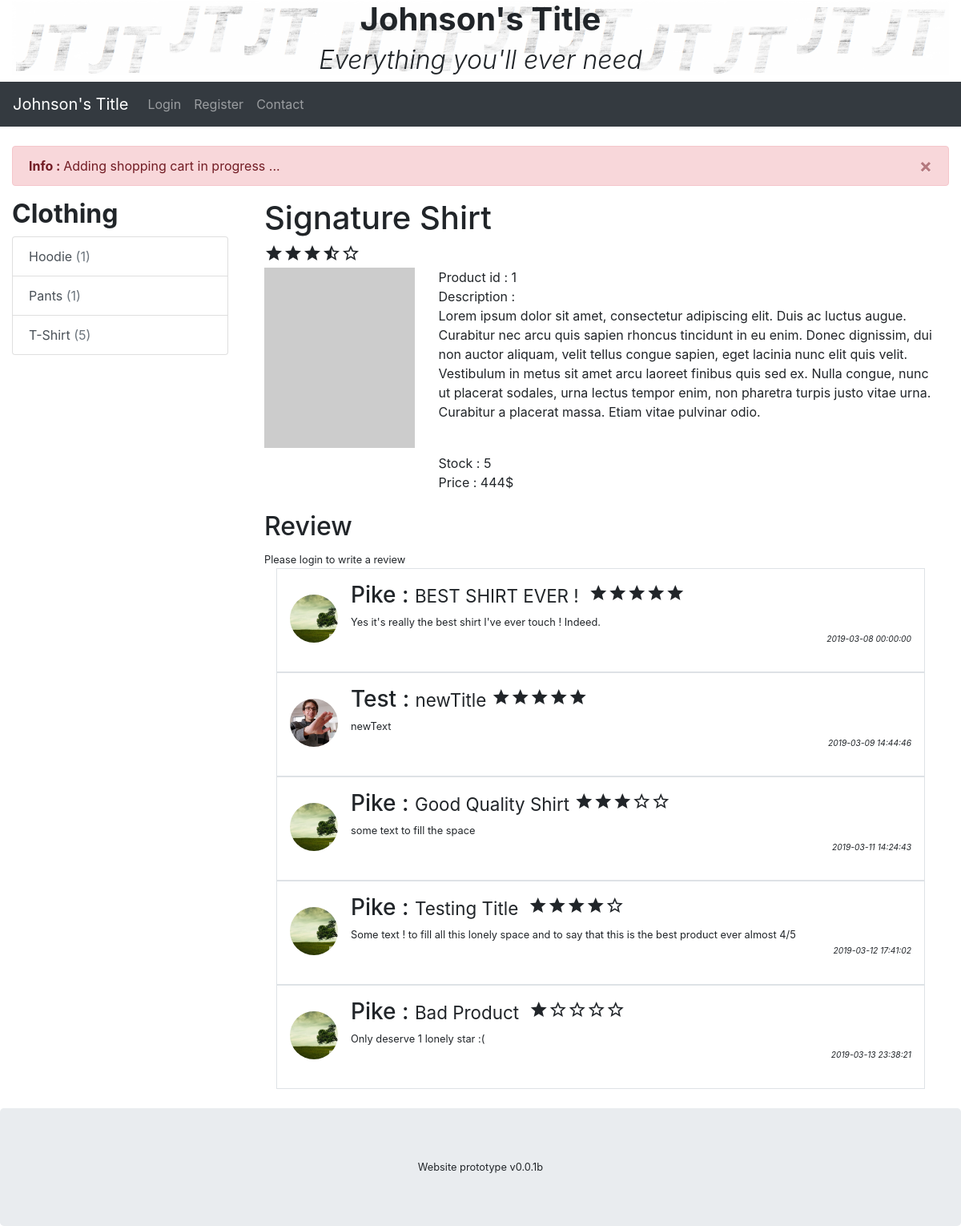
Screenshot of /index.php?action=clothing&productKey=1 with the database file from the repository.
### tables this page shows
CREATE TABLE `products` (
  `id` int(11) NOT NULL,
  `name` varchar(255) NOT NULL,
  `price` int(11) NOT NULL,
  `description` text,
  `stock` int(11) NOT NULL,
  `type` int(11) NOT NULL
);

CREATE TABLE `product_review` (
  `id` int(11) NOT NULL,
  `fkUsersId` int(11) NOT NULL,
  `fkProductsId` int(11) NOT NULL,
  `title` varchar(255) NOT NULL,
  `review` text,
  `star` int(11) DEFAULT NULL,
  `date` datetime NOT NULL DEFAULT CURRENT_TIMESTAMP
);

CREATE TABLE `users` (
  `id` int(11) NOT NULL,
  `pseudo` varchar(255) NOT NULL,
  `pswd` varchar(255) NOT NULL,
  `email` varchar(255) NOT NULL,
  `date_inscription` date NOT NULL
);

### view/frontend/product_view.php (called while the page is built)
<?php ob_start();
require("./view/frontend/content/product/product_handler.php");
require("./view/frontend/content/product/product_display.php");
$content = ob_get_clean();
require('./view/frontend/template2.php');

### controller/frontend.php (called while the page is built, shortened)
<?php
function clothing()
{
	require('./controller/clothing.php');
}

### index.php (called while the page is built)
<?php
require('./controller/frontend.php');
if (isset($_GET['action'])) {
    if ($_GET['action'] == 'main') {
        main();
    } elseif ($_GET['action'] == 'register') {
        register();
    } elseif ($_GET['action'] == 'login') {
        login();
    } elseif ($_GET['action'] == 'logout') {
        logout();
    } elseif ($_GET['action'] == 'myProfile') {
        myProfile();
    } elseif ($_GET['action'] == 'clothing') {
        clothing();
    } elseif ($_GET['action'] == 'title') {
        title();
    } elseif ($_GET['action'] == 'myCart') {
        myCart();
    } else {
        main();
    }
} else {
    main();
}

### view/frontend/content/product/product_handler.php (the view, shortened to what this page needs)
<?php
require_once("./model/ShopManager.php");
$shopManager = new ShopManager();
$id = $_GET['productKey'];
$data = $shopManager->getProductById($id);
$avgStar = $data['AVG_star']*1;
$s1 = round($avgStar * 2) / 2;
?>
<div>
    <h1> <?= $data["name"] ?> </h1>
    <?= $shopManager->generateStar($s1); ?>
    <br>
</div>
<div class="row">
    <div class="col-md-3">
        <img class="mx-auto d-block img-fluid" src="http://placehold.it/250x300">
    </div>
    <div class="col-md-9">
        Product id : <?= $data["id"] ?>
        <br>
        Description :
        <p>
            <?= $data["description"] ?>
        </p>
        <br>
        Stock : <?= $data["stock"] ?>
        <br>
        Price : <?= $data["price"]; ?>$
        <br>
    </div>
</div>
<?php
$req = $shopManager->getReview($id);
if ($req->rowCount() > 0) {
    while ($data = $req->fetch()) {
        $nbStar = $data['Star'] * 1;
        $star = $shopManager->generateStar($nbStar);
        ?>
<div id="r<?= $data['ReviewID'] ?>" class="media border p-3">
    <img src=<?= "/public/img/users/{$data['Username']}{$data['UserID']}/profile_picture.jpeg" ?> alt="Profile Pic" class="mr-3 mt-3 rounded-circle" style="width:60px;">
    <div class="media-body">
        <div class="row">
            <div class="col">
                <h3> <?= $data['Username'] ?> :
                    <small id="rTitle<?= $data['ReviewID'] ?>">
                        <?= $data['Title'] ?>
                    </small>
                    <span id="rStar<?= $data['ReviewID'] ?>">
                        <?= $star ?>
                    </span>
                </h3>
            </div>
        </div>
        <div id="rText<?= $data['ReviewID'] ?>">
            <?= $data['Text'] ?>
        </div>
        <p class="text-right">
            <small> <i> <?= $data['Date'] ?> </i></small>
        </p>
    </div>
</div>
<?php
}
} else {
    echo "Be the first to review this product !";
}

### model/ShopManager.php (shortened to what this page needs)
<?php
class ShopManager
{
	public function generateStar($star)
	{
		$star1 = "";
		if ($star * 2 % 2 == 0) {
			for ($i = 1; $i <= $star; $i++) {
				$star1 .= "<i value=\"{$i}\" class=\"material-icons\">star</i>";
			}
			for ($i = $star + 1; $i <= 5; $i++) {
				$star1 .= "<i value=\"{$i}\" class=\"material-icons\"> star_border</i>";
			}
			return $star1;
		} else {
			for ($i = 1; $i <= $star; $i++) {
				$star1 .= "<i value=\"{$i}\" class=\"material-icons\">star</i>";
			}
			$star1 .= "<i value=\"{$i}\" class=\"material-icons\">star_half</i>";
			for ($i = 1; $i <= 5 - $star; $i++) {
				$star1 .= "<i value=\"{$i}\" class=\"material-icons\">star_border</i>";
			}
			return $star1;
		}
	}
	public function getReview($id)
	{
		$db = $this->dbConnect();
		$req = $db->prepare('
			SELECT product_review.id as `ReviewID`,
			users.pseudo as `Username`,
			users.id as `UserID`,
			products.name as `ProductName`,
			product_review.review as `Text`,
			product_review.star as `Star`,
			product_review.date as `Date`,
			product_review.title as `Title`
			FROM `product_review`, users, products
			WHERE fkUsersId = users.id
			AND fkProductsId = products.id
			AND products.id = :productID');
		$req->execute(array('productID' => $id));
		return $req;
	}
	public function getProductById($id)
	{
		$db = $this->dbConnect();
		$req = $db->prepare("
			SELECT products.id, name, price, products.description ,stock, product_type.type, AVG(product_review.star) as `AVG_star`
			FROM products, product_type, product_review
			WHERE products.type = product_type.id
			AND products.id = `fkProductsId`
			AND products.id = :productID");
		$req->execute(array('productID' => $id));
		return $req->fetch();
	}
	private function dbConnect()
	{
		try {
			$db = new PDO('mysql:host=localhost;dbname=jt_title;charset=utf8', 'root', 'root', array(PDO::ATTR_ERRMODE => PDO::ERRMODE_EXCEPTION));
			return $db;
		} catch (Exception $e) {
			die('Erreur : ' . $e->getMessage());
		}
	}
}

### view/frontend/template2.php (shortened to what this page needs)
<!DOCTYPE html>
<html lang="fr">
<html>
    <head>
        <?php require("./view/frontend/content/head.php"); ?>
    </head>
    <body>
        <div>
            <?php require("./view/frontend/content/header.php"); ?>
            <br>
            <?= $content ?>
            <br>
        </div>
    </body>
    <footer class="jumbotron text-center" style="margin-bottom:0">
        Website prototype v0.0.1b
    </footer>
</html>

### rows the page displays
products: name "Signature Shirt", id "1", description "Lorem ipsum dolor sit amet, consectetur adipiscing elit. Duis ac luctus augue. Curabitur nec arcu quis sapien rhoncus tincidunt in eu enim. Donec dignissim, dui non auctor aliquam, velit tellus congue sapien, eget lacinia nunc elit quis velit. Vestibulum in metus sit amet arcu laoreet finibus quis sed ex. Nulla congue, nunc ut placerat sodales, urna lectus tempor enim, non pharetra turpis justo vitae urna. Curabitur a placerat massa. Etiam vitae pulvinar odio.", stock "5", price "444"
product_review: fkUsersId.pseudo (picture), fkUsersId.pseudo "Pike", title "BEST SHIRT EVER !", star 5 (drawn), review "Yes it's really the best shirt I've ever touch ! Indeed.", date "2019-03-08 00:00:00"
product_review: fkUsersId.pseudo (picture), fkUsersId.pseudo "Test", title "newTitle", star 5 (drawn), review "newText", date "2019-03-09 14:44:46"
product_review: fkUsersId.pseudo (picture), fkUsersId.pseudo "Pike", title "Good Quality Shirt", star 3 (drawn), review "some text to fill the space", date "2019-03-11 14:24:43"
product_review: fkUsersId.pseudo (picture), fkUsersId.pseudo "Pike", title "Testing Title", star 4 (drawn), review "Some text ! to fill all this lonely space and to say that this is the best product ever almost 4/5", date "2019-03-12 17:41:02"
product_review: fkUsersId.pseudo (picture), fkUsersId.pseudo "Pike", title "Bad Product", star 1 (drawn), review "Only deserve 1 lonely star :(", date "2019-03-13 23:38:21"

### other values shown
$data["type"] "Hoodie"
$data["count"] "1"
$data["type"] "Pants"
$data["type"] "T-Shirt"
$data["count"] "5"
